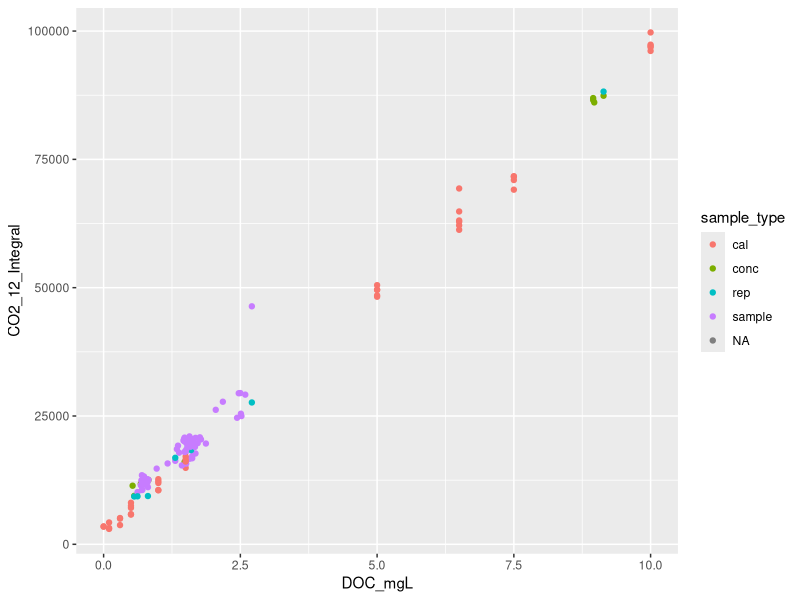
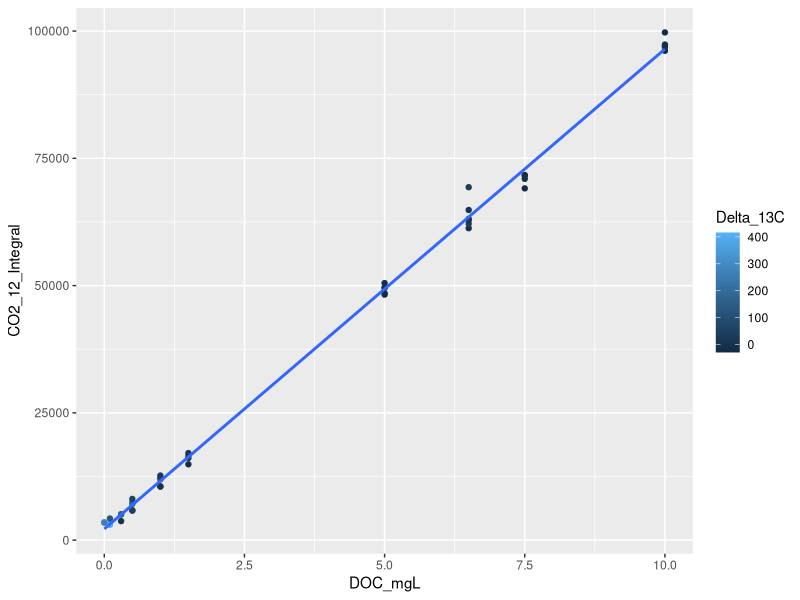
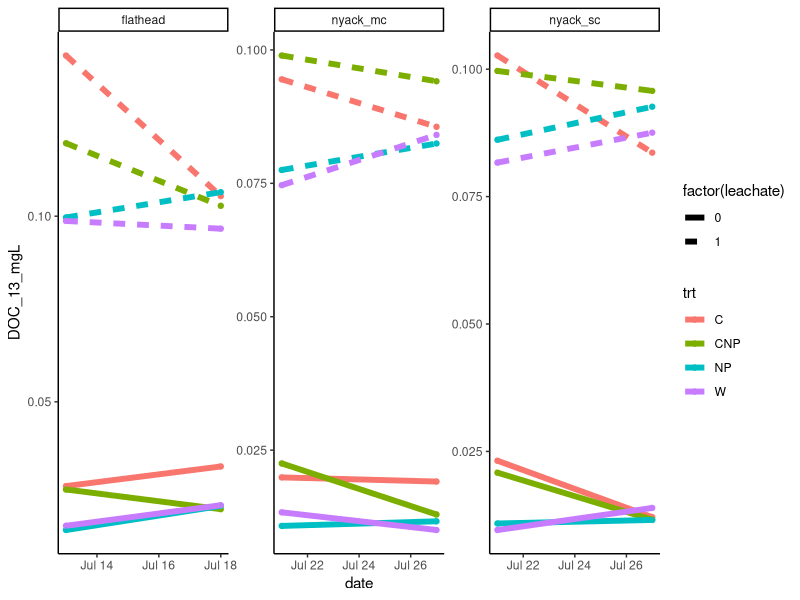

Here is the R script that generated these plots, in order:
library(tidyverse)

doc <- read_csv('data/DOC_summer_2023.csv')%>%
    select(Sample_ID, sample_type, Collection_date, site, trt, leachate, DOC_mgL,
           Max_12CO2_ppm, CO2_12_Integral, CO2_13_Integral, Delta_13C)


doc %>%
ggplot( aes(DOC_mgL, CO2_12_Integral, col = sample_type)) + geom_point()

deltoAF<- function (del) {
    Rst<-0.0112372
    R<-(del/1000+1)*Rst
    AF<-R/(1+R)

    return(AF)
}

AFtodel <- function (AF) {
    Rst<-0.0112372
    R<- AF/(1-AF)
    del<- (R/Rst-1)*1000

    del
}
# develop calibration curve:

doc_cal <- doc %>% filter(sample_type == 'cal')
cal <- lm(DOC_mgL ~ CO2_12_Integral, doc_cal)
ggplot(doc_cal, aes(DOC_mgL, CO2_12_Integral, col = Delta_13C)) +
    geom_point() + geom_smooth(method = 'lm', se = FALSE)

coefs <- cal$coefficients

doc <- doc %>%
    mutate(DOC_12_mgL = CO2_12_Integral * coefs[2] + coefs[1],
           AF = deltoAF(Delta_13C),
           DOC_13_mgL = DOC_12_mgL * (AF/(1-AF))) %>%
    select( -Max_12CO2_ppm, -ends_with(c('Integral', 'Baseline'))) %>%
    filter(!is.na(Sample_ID))


# Determine the concentration of leachate:

conc <- doc %>% filter(sample_type == 'conc')
gluc <- conc %>%
    select(-trt, -Collection_date, -sample_type) %>%
    filter(grepl('^glucose', Sample_ID)) %>%
    mutate(Sample_ID = substr(Sample_ID, 1, nchar(Sample_ID)-2))
conc <- conc %>%
    mutate(Sample_ID = sub("[ _][AB]$", "", Sample_ID)) %>%
    filter(Sample_ID != 'glucose_leachate') %>%
    select(Sample_ID, delta_13C = Delta_13C, AF, conc_stock_mgL = DOC_mgL) %>%
    group_by(Sample_ID) %>%
    summarize(across(everything(), mean)) %>%
    mutate(conc_sample_mgL = conc_stock_mgL)

conc$conc_stock_mgL[conc$Sample_ID == 'glucose'] <- 300
conc$conc_sample_mgL[conc$Sample_ID == 'glucose'] <- 1

AF_gluc <- mean(gluc$AF[gluc$Sample_ID == 'glucose'])

leachate_dilution <- 0.3/100

leach <- gluc %>%
    mutate(glucose_13C = DOC_12_mgL * (AF_gluc/(1-AF_gluc)),
           extra_13C = DOC_13_mgL - glucose_13C,
           leachate_13C = extra_13C/leachate_dilution) %>%
    filter(leachate ==1)

leachate_conc_mgL = mean(leach$leachate_13C)
leach <- data.frame(Sample_ID = 'leachate',
                    delta_13C = Inf,
                    AF = 1,
                    conc_stock_mgL = leachate_conc_mgL,
                    conc_sample_mgL = leachate_conc_mgL/100)
stocks <- rbind(conc, leach)
write_csv(stocks, 'data/DOC_stock_concentrations.csv')

# save DOC data for samples ####
dd <- doc %>% filter(!is.na(trt)) %>%
    select(-sample_type) %>%
    filter(site != 'nyack_well') %>%
    mutate(date = as.Date(Collection_date, format = '%m/%d/%Y'))
write_csv(dd, 'data/DOC_sample_data.csv')

filter(dd, date > as.Date('2023-07-11')) %>%
    group_by(date, trt, leachate, site) %>%
    summarize(across(everything(), mean)) %>%

ggplot( aes(date, DOC_13_mgL, col = trt, lty = factor(leachate))) +
    geom_point() + geom_line(size = 2) +
    facet_wrap(.~site, scales = 'free') + theme_classic()
